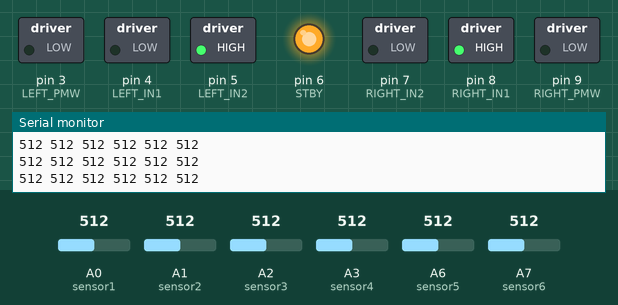
Simulated run of this program. Board: Arduino Pro Mini, built with avr-gcc and run on an emulated ATmega328P. Parts: switched loads named in the program (green lamp = pin HIGH), output pins drawn as LEDs (lit = HIGH), the last lines printed to the serial monitor. The test bench sets the inputs (shaded band); at power-on: A0 (sensor1) = 512, A7 (sensor6) = 512, A1 (sensor2) = 512, A2 (sensor3) = 512, A3 (sensor4) = 512, A6 (sensor5) = 512.

Above: at 1.2 s.
1.3 s: A0 (sensor1) set to 215
2.8 s: A0 (sensor1) set to 192
At 3.3 s:
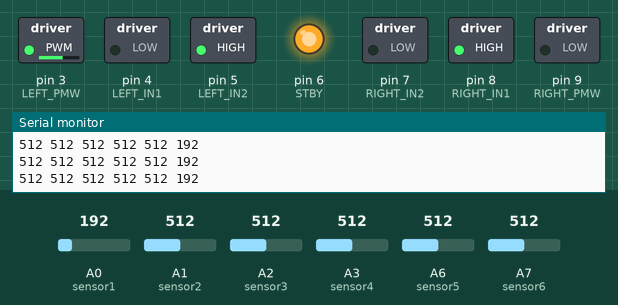
4.3 s: A7 (sensor6) set to 218
5.8 s: A7 (sensor6) set to 191
At 7.0 s:
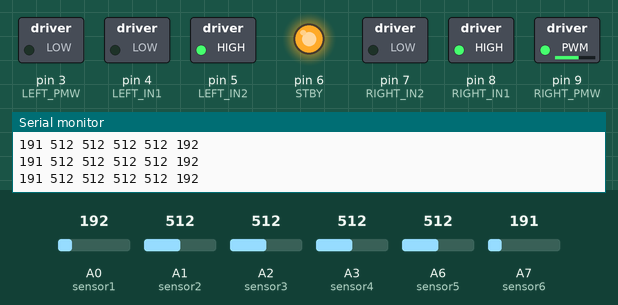
7.3 s: A1 (sensor2) set to 111
10.3 s: A1 (sensor2) set to 90
Timing chart, 0 to 13.3 s (numbered marks = the images above; inputs shaded):
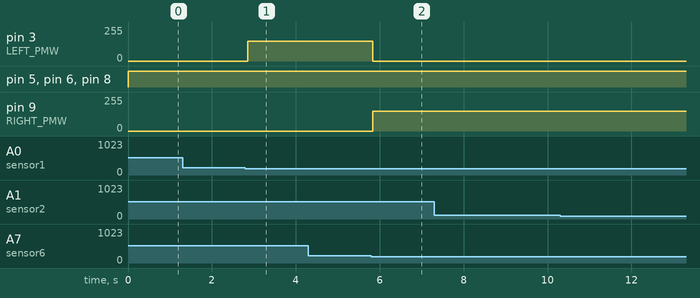

Measured:
- the behaviour switches between 200 and 199 on A0 (sensor1) (found by bisection; images 0 and 1)
- the behaviour switches between 200 and 199 on A7 (sensor6) (found by bisection; images 1 and 2)
- after the input at 2.8 s, pin 3 (LEFT_PMW): 0/255 → 150/255 after 0.05 s
- after the input at 5.8 s, pin 3 (LEFT_PMW): 150/255 → 0/255 at once; pin 9 (RIGHT_PMW): 0/255 → 150/255 at once

The program:

main.cpp
```cpp
#include <Arduino.h>

/*portas sensor QTR*/

#define sensor1 A0
#define sensor2 A1
#define sensor3 A2
#define sensor4 A3
#define sensor5 A6
#define sensor6 A7

/*número de sensores*/

#define SENSORNO 6

/*limite de preto*/

#define BLACK 800

/*motor direito*/

#define RIGHT_PMW 9 /* analogWrite(valor) 0-255*/
#define RIGHT_IN2 7 /* digitalWrite(HIGH or LOW)*/
#define RIGHT_IN1 8 /* digitalWrite(HIGH or LOW)*/

#define STBY 6 /*HABILITA LOCOMOÇÃO digitalWrite(HIGH)*/

/*MOTOR ESQUERDO*/

#define LEFT_IN1 4
#define LEFT_IN2 5
#define LEFT_PMW 3

/* portas bluetooth*/

#define BLUETOOTH_TX 10
#define BLUETOOTH_RX 11


void setup() {

  pinMode(sensor1, INPUT);
  pinMode(sensor2, INPUT);
  pinMode(sensor3, INPUT);
  pinMode(sensor4, INPUT);
  pinMode(sensor5, INPUT);
  pinMode(sensor6, INPUT);
  Serial.begin(9600);

  pinMode(LEFT_PMW, OUTPUT);
  pinMode(LEFT_IN2, OUTPUT);
  pinMode(LEFT_IN1, OUTPUT);

  pinMode(RIGHT_PMW, OUTPUT);
  pinMode(RIGHT_IN2, OUTPUT);
  pinMode(RIGHT_IN1, OUTPUT);
  pinMode(STBY, OUTPUT);

}


void loop() {

  int luz1, luz2, luz3, luz4, luz5, luz6;
  luz6 = analogRead(sensor1);
  luz5 = analogRead(sensor2);
  luz4 = analogRead(sensor3);
  luz3 = analogRead(sensor4);
  luz2 = analogRead(sensor5);
  luz1 = analogRead(sensor6);


  //ir pra frente

 Serial.print(luz1);
 Serial.print(" ");
 Serial.print(luz2);
 Serial.print(" ");
 Serial.print(luz3);
 Serial.print(" ");
 Serial.print(luz4);
 Serial.print(" ");
 Serial.print(luz5);
 Serial.print(" ");
 Serial.print(luz6);
 Serial.print(" ");
 Serial.println("");

if(luz1 < 200 and luz2 < 200){

  digitalWrite(STBY, HIGH);

  digitalWrite(RIGHT_IN2, LOW);
  digitalWrite(RIGHT_IN1, HIGH);
  analogWrite(RIGHT_PMW, 150);

  digitalWrite(LEFT_IN2, HIGH);
  digitalWrite(LEFT_IN1, LOW);
  analogWrite(LEFT_PMW, 0);

}

if(luz1 < 200){

  digitalWrite(STBY, HIGH);

  digitalWrite(RIGHT_IN2, LOW);
  digitalWrite(RIGHT_IN1, HIGH);
  analogWrite(RIGHT_PMW, 150);

  digitalWrite(LEFT_IN2, HIGH);
  digitalWrite(LEFT_IN1, LOW);
  analogWrite(LEFT_PMW, 0);

}

else if (luz5 < 200 and luz6 < 200){

  digitalWrite(STBY, HIGH);

  digitalWrite(RIGHT_IN2, LOW);
  digitalWrite(RIGHT_IN1, HIGH);
  analogWrite(RIGHT_PMW, 0);

  digitalWrite(LEFT_IN2, HIGH);
  digitalWrite(LEFT_IN1, LOW);
  analogWrite(LEFT_PMW, 150);
}

else if (luz6 < 200){

  digitalWrite(STBY, HIGH);

  digitalWrite(RIGHT_IN2, LOW);
  digitalWrite(RIGHT_IN1, HIGH);
  analogWrite(RIGHT_PMW, 0);

  digitalWrite(LEFT_IN2, HIGH);
  digitalWrite(LEFT_IN1, LOW);
  analogWrite(LEFT_PMW, 150);
}

else if (luz2 < 200 and luz3 < 200)
 {

    digitalWrite(STBY, HIGH);

    digitalWrite(RIGHT_IN2, LOW);
    digitalWrite(RIGHT_IN1, HIGH);
    analogWrite(RIGHT_PMW, 120);

    digitalWrite(LEFT_IN2, HIGH);
    digitalWrite(LEFT_IN1, LOW);
    analogWrite(LEFT_PMW, 90);

  }
  else if (luz2 < 200)
 {

    digitalWrite(STBY, HIGH);

    digitalWrite(RIGHT_IN2, LOW);
    digitalWrite(RIGHT_IN1, HIGH);
    analogWrite(RIGHT_PMW, 120);

    digitalWrite(LEFT_IN2, HIGH);
    digitalWrite(LEFT_IN1, LOW);
    analogWrite(LEFT_PMW, 90);

  }

else if (luz3 < 200 and luz4 < 200)
 {

    digitalWrite(STBY, HIGH);

    digitalWrite(RIGHT_IN2, LOW);
    digitalWrite(RIGHT_IN1, HIGH);
    analogWrite(RIGHT_PMW, 120);

    digitalWrite(LEFT_IN2, HIGH);
    digitalWrite(LEFT_IN1, LOW);
    analogWrite(LEFT_PMW, 120);

  }
  else if (luz3 < 200)
 {

    digitalWrite(STBY, HIGH);

    digitalWrite(RIGHT_IN2, LOW);
    digitalWrite(RIGHT_IN1, HIGH);
    analogWrite(RIGHT_PMW, 120);

    digitalWrite(LEFT_IN2, HIGH);
    digitalWrite(LEFT_IN1, LOW);
    analogWrite(LEFT_PMW, 120);

  }

  else if (luz4 < 200)
 {

    digitalWrite(STBY, HIGH);

    digitalWrite(RIGHT_IN2, LOW);
    digitalWrite(RIGHT_IN1, HIGH);
    analogWrite(RIGHT_PMW, 120);

    digitalWrite(LEFT_IN2, HIGH);
    digitalWrite(LEFT_IN1, LOW);
    analogWrite(LEFT_PMW, 120);

  }

else if (luz4 < 200 and luz5 < 200)
 {

    digitalWrite(STBY, HIGH);

    digitalWrite(RIGHT_IN2, LOW);
    digitalWrite(RIGHT_IN1, HIGH);
    analogWrite(RIGHT_PMW, 90);

    digitalWrite(LEFT_IN2, HIGH);
    digitalWrite(LEFT_IN1, LOW);
    analogWrite(LEFT_PMW, 120);

  }
  else if (luz5 < 200)
 {

    digitalWrite(STBY, HIGH);

    digitalWrite(RIGHT_IN2, LOW);
    digitalWrite(RIGHT_IN1, HIGH);
    analogWrite(RIGHT_PMW, 90);

    digitalWrite(LEFT_IN2, HIGH);
    digitalWrite(LEFT_IN1, LOW);
    analogWrite(LEFT_PMW, 120);

  }

  else{

    digitalWrite(STBY, HIGH);

  digitalWrite(RIGHT_IN2, LOW);
  digitalWrite(RIGHT_IN1, HIGH);
  analogWrite(RIGHT_PMW, 0);

  digitalWrite(LEFT_IN2, HIGH);
  digitalWrite(LEFT_IN1, LOW);
  analogWrite(LEFT_PMW, 0);
  }


}
```
